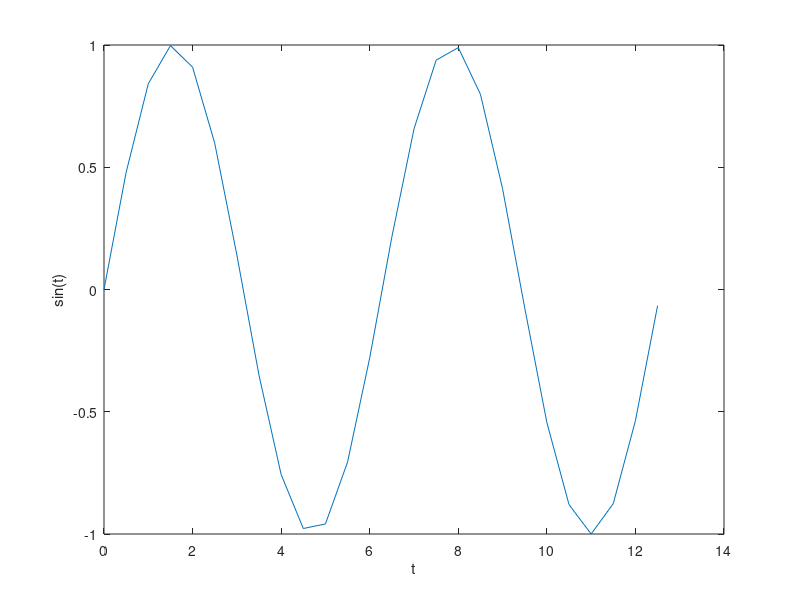

The MATLAB script that drew this image:
%% Basic script to plot a sine curve

figure()
% still resembles a smooth curve on this scale

t = 0:0.2:4*pi; 
plot(t,sin(t),'g')

% the last letter argument defines the color of the curve.

% but with intervals of 0.5 the curve
% no longer appears smooth on this scale
t = 0:0.5:4*pi; 
plot(t,sin(t))

xlabel('t')
ylabel('sin(t)')
